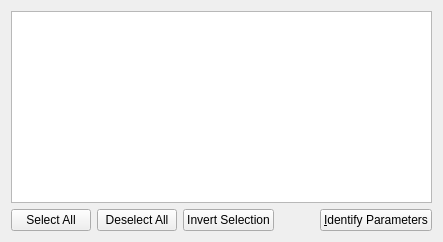
     <widget class="QWidget" name="tabFit">
      <attribute name="title">
       <string>&amp;Fit</string>
      </attribute>
      <layout class="QHBoxLayout" name="horizontalLayout_16">
       <item>
        <layout class="QVBoxLayout" name="verticalLayout_3">
         <item>
          <widget class="QTableView" name="estimateParamsTableView"/>
         </item>
         <item>
          <layout class="QHBoxLayout" name="horizontalLayout_15">
           <item>
            <widget class="QPushButton" name="buttonSelectAllParamEst">
             <property name="text">
              <string>Select All</string>
             </property>
            </widget>
           </item>
           <item>
            <widget class="QPushButton" name="buttonDeselectAllParamEst">
             <property name="text">
              <string>Deselect All</string>
             </property>
            </widget>
           </item>
           <item>
            <widget class="QPushButton" name="buttonInvertSelectionParamEst">
             <property name="text">
              <string>Invert Selection</string>
             </property>
            </widget>
           </item>
           <item>
            <spacer name="horizontalSpacer_5">
             <property name="orientation">
              <enum>Qt::Horizontal</enum>
             </property>
             <property name="sizeHint" stdset="0">
              <size>
               <width>40</width>
               <height>20</height>
              </size>
             </property>
            </spacer>
           </item>
           <item>
            <widget class="QPushButton" name="estimateParamsButton">
             <property name="sizePolicy">
              <sizepolicy hsizetype="Expanding" vsizetype="Fixed">
               <horstretch>0</horstretch>
               <verstretch>0</verstretch>
              </sizepolicy>
             </property>
             <property name="text">
              <string>&amp;Identify Parameters</string>
             </property>
            </widget>
           </item>
          </layout>
         </item>
        </layout>
       </item>
      </layout>
     </widget>
